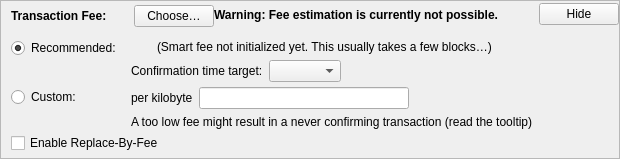
    <widget class="QFrame" name="frameFee">
     <property name="sizePolicy">
      <sizepolicy hsizetype="Expanding" vsizetype="Expanding">
       <horstretch>0</horstretch>
       <verstretch>0</verstretch>
      </sizepolicy>
     </property>
     <property name="maximumSize">
      <size>
       <width>16777215</width>
       <height>16777215</height>
      </size>
     </property>
     <property name="frameShape">
      <enum>QFrame::StyledPanel</enum>
     </property>
     <property name="frameShadow">
      <enum>QFrame::Sunken</enum>
     </property>
     <layout class="QVBoxLayout" name="verticalLayoutFee1">
      <property name="spacing">
       <number>0</number>
      </property>
      <property name="leftMargin">
       <number>0</number>
      </property>
      <property name="topMargin">
       <number>0</number>
      </property>
      <property name="rightMargin">
       <number>0</number>
      </property>
      <property name="bottomMargin">
       <number>0</number>
      </property>
      <item>
       <layout class="QVBoxLayout" name="verticalLayoutFee2" stretch="0,0,0">
        <property name="spacing">
         <number>0</number>
        </property>
        <property name="leftMargin">
         <number>10</number>
        </property>
        <property name="topMargin">
         <number>0</number>
        </property>
        <item>
         <layout class="QHBoxLayout" name="horizontalLayoutFee1">
          <property name="bottomMargin">
           <number>0</number>
          </property>
          <item>
           <layout class="QVBoxLayout" name="verticalLayoutFee7">
            <property name="spacing">
             <number>0</number>
            </property>
            <item>
             <spacer name="verticalSpacerSmartFee">
              <property name="orientation">
               <enum>Qt::Vertical</enum>
              </property>
              <property name="sizeType">
               <enum>QSizePolicy::Fixed</enum>
              </property>
              <property name="sizeHint" stdset="0">
               <size>
                <width>1</width>
                <height>4</height>
               </size>
              </property>
             </spacer>
            </item>
            <item>
             <layout class="QHBoxLayout" name="horizontalLayoutSmartFee">
              <property name="spacing">
               <number>10</number>
              </property>
              <item>
               <widget class="QLabel" name="labelFeeHeadline">
                <property name="sizePolicy">
                 <sizepolicy hsizetype="Preferred" vsizetype="Maximum">
                  <horstretch>0</horstretch>
                  <verstretch>0</verstretch>
                 </sizepolicy>
                </property>
                <property name="font">
                 <font>
                  <weight>75</weight>
                  <bold>true</bold>
                 </font>
                </property>
                <property name="styleSheet">
                 <string notr="true">font-weight:bold;</string>
                </property>
                <property name="text">
                 <string>Transaction Fee:</string>
                </property>
               </widget>
              </item>
              <item>
               <widget class="QLabel" name="labelFeeMinimized">
                <property name="text">
                 <string/>
                </property>
               </widget>
              </item>
              <item>
               <widget class="QPushButton" name="buttonChooseFee">
                <property name="text">
                 <string>Choose…</string>
                </property>
               </widget>
              </item>
             </layout>
            </item>
            <item>
             <spacer name="verticalSpacer_5">
              <property name="orientation">
               <enum>Qt::Vertical</enum>
              </property>
              <property name="sizeHint" stdset="0">
               <size>
                <width>1</width>
                <height>1</height>
               </size>
              </property>
             </spacer>
            </item>
           </layout>
          </item>
          <item>
           <widget class="QLabel" name="fallbackFeeWarningLabel">
            <property name="toolTip">
             <string>Using the fallbackfee can result in sending a transaction that will take several hours or days (or never) to confirm. Consider choosing your fee manually or wait until you have validated the complete chain.</string>
            </property>
            <property name="font">
            <font>
                <weight>75</weight>
                <bold>true</bold>
            </font>
            </property>
            <property name="text">
             <string>Warning: Fee estimation is currently not possible.</string>
            </property>
            <property name="wordWrap">
             <bool>false</bool>
            </property>
           </widget>
          </item>
          <item>
           <spacer name="horizontalSpacer_4">
            <property name="orientation">
             <enum>Qt::Horizontal</enum>
            </property>
            <property name="sizeType">
             <enum>QSizePolicy::MinimumExpanding</enum>
            </property>
            <property name="sizeHint" stdset="0">
             <size>
              <width>40</width>
              <height>20</height>
             </size>
            </property>
           </spacer>
          </item>
          <item>
           <widget class="QPushButton" name="buttonMinimizeFee">
            <property name="toolTip">
             <string>Hide transaction fee settings</string>
            </property>
            <property name="text">
             <string>Hide</string>
            </property>
           </widget>
          </item>
         </layout>
        </item>
        <item>
         <widget class="QFrame" name="frameFeeSelection">
          <layout class="QVBoxLayout" name="verticalLayoutFee12">
           <property name="spacing">
            <number>0</number>
           </property>
           <property name="leftMargin">
            <number>0</number>
           </property>
           <property name="topMargin">
            <number>0</number>
           </property>
           <property name="rightMargin">
            <number>0</number>
           </property>
           <property name="bottomMargin">
            <number>0</number>
           </property>
           <item>
            <layout class="QGridLayout" name="gridLayoutFee">
             <property name="topMargin">
              <number>10</number>
             </property>
             <property name="bottomMargin">
              <number>4</number>
             </property>
             <property name="horizontalSpacing">
              <number>10</number>
             </property>
             <property name="verticalSpacing">
              <number>4</number>
             </property>
             <item row="1" column="1">
              <layout class="QVBoxLayout" name="verticalLayoutFee8">
               <property name="spacing">
                <number>6</number>
               </property>
               <item>
                <layout class="QHBoxLayout" name="horizontalLayoutFee13">
                 <item>
                  <widget class="QLabel" name="labelCustomPerKilobyte">
                   <property name="toolTip">
                    <string>Specify a custom fee per kB (1,000 bytes) of the transaction's virtual size.

Note:  Since the fee is calculated on a per-byte basis, a fee rate of "100 satoshis per kvB" for a transaction size of 500 virtual bytes (half of 1 kvB) would ultimately yield a fee of only 50 satoshis.</string>
                   </property>
                   <property name="text">
                    <string>per kilobyte</string>
                   </property>
                  </widget>
                 </item>
                 <item>
                  <widget class="BitcoinAmountField" name="customFee"/>
                 </item>
                 <item>
                  <spacer name="horizontalSpacer_6">
                   <property name="orientation">
                    <enum>Qt::Horizontal</enum>
                   </property>
                   <property name="sizeHint" stdset="0">
                    <size>
                     <width>1</width>
                     <height>1</height>
                    </size>
                   </property>
                  </spacer>
                 </item>
                </layout>
               </item>
               <item>
                <layout class="QHBoxLayout" name="horizontalLayoutFee8">
                 <item>
                  <widget class="QLabel" name="labelCustomFeeWarning">
                   <property name="enabled">
                    <bool>true</bool>
                   </property>
                   <property name="toolTip">
                    <string>When there is less transaction volume than space in the blocks, miners as well as relaying nodes may enforce a minimum fee. Paying only this minimum fee is just fine, but be aware that this can result in a never confirming transaction once there is more demand for bitcoin transactions than the network can process.</string>
                   </property>
                   <property name="text">
                    <string>A too low fee might result in a never confirming transaction (read the tooltip)</string>
                   </property>
                  </widget>
                 </item>
                 <item>
                  <spacer name="horizontalSpacer_2">
                   <property name="orientation">
                    <enum>Qt::Horizontal</enum>
                   </property>
                   <property name="sizeHint" stdset="0">
                    <size>
                     <width>1</width>
                     <height>1</height>
                    </size>
                   </property>
                  </spacer>
                 </item>
                </layout>
               </item>
              </layout>
             </item>
             <item row="0" column="0">
              <layout class="QVBoxLayout" name="verticalLayoutFee4" stretch="0,1">
               <item>
                <widget class="QRadioButton" name="radioSmartFee">
                 <property name="text">
                  <string>Recommended:</string>
                 </property>
                 <property name="checked">
                  <bool>true</bool>
                 </property>
                 <attribute name="buttonGroup">
                  <string notr="true">groupFee</string>
                 </attribute>
                </widget>
               </item>
               <item>
                <spacer name="verticalSpacer_2">
                 <property name="orientation">
                  <enum>Qt::Vertical</enum>
                 </property>
                 <property name="sizeHint" stdset="0">
                  <size>
                   <width>1</width>
                   <height>1</height>
                  </size>
                 </property>
                </spacer>
               </item>
              </layout>
             </item>
             <item row="1" column="0">
              <layout class="QVBoxLayout" name="verticalLayoutFee9" stretch="0,1">
               <item>
                <widget class="QRadioButton" name="radioCustomFee">
                 <property name="text">
                  <string>Custom:</string>
                 </property>
                 <attribute name="buttonGroup">
                  <string notr="true">groupFee</string>
                 </attribute>
                </widget>
               </item>
               <item>
                <spacer name="verticalSpacer_6">
                 <property name="orientation">
                  <enum>Qt::Vertical</enum>
                 </property>
                 <property name="sizeHint" stdset="0">
                  <size>
                   <width>1</width>
                   <height>1</height>
                  </size>
                 </property>
                </spacer>
               </item>
              </layout>
             </item>
             <item row="0" column="1">
              <layout class="QVBoxLayout" name="verticalLayoutFee3" stretch="0,0,1">
               <property name="spacing">
                <number>6</number>
               </property>
               <property name="topMargin">
                <number>2</number>
               </property>
               <item>
                <layout class="QHBoxLayout" name="horizontalLayoutFee12">
                 <item>
                  <widget class="QLabel" name="labelSmartFee">
                   <property name="text">
                    <string/>
                   </property>
                  </widget>
                 </item>
                 <item>
                  <widget class="QLabel" name="labelFeeEstimation">
                   <property name="text">
                    <string/>
                   </property>
                  </widget>
                 </item>
                 <item>
                  <widget class="QLabel" name="labelSmartFee2">
                   <property name="text">
                    <string>(Smart fee not initialized yet. This usually takes a few blocks…)</string>
                   </property>
                  </widget>
                 </item>
                 <item>
                  <spacer name="horizontalSpacer_5">
                   <property name="orientation">
                    <enum>Qt::Horizontal</enum>
                   </property>
                   <property name="sizeHint" stdset="0">
                    <size>
                     <width>1</width>
                     <height>1</height>
                    </size>
                   </property>
                  </spacer>
                 </item>
                </layout>
               </item>
               <item>
                <layout class="QHBoxLayout" name="horizontalLayoutFee9">
                 <item>
                  <layout class="QVBoxLayout" name="verticalLayoutFee6">
                   <item>
                    <widget class="QLabel" name="labelSmartFee3">
                     <property name="text">
                      <string>Confirmation time target:</string>
                     </property>
                    </widget>
                   </item>
                  </layout>
                 </item>
                 <item>
                  <layout class="QVBoxLayout" name="verticalLayoutFee5">
                   <property name="rightMargin">
                    <number>30</number>
                   </property>
                   <item>
                    <layout class="QHBoxLayout" name="horizontalLayoutConfTarget">
                     <property name="bottomMargin">
                      <number>0</number>
                     </property>
                     <item>
                      <widget class="QComboBox" name="confTargetSelector"/>
                     </item>
                     <item>
                      <spacer name="horizontalSpacerConfTarget">
                       <property name="orientation">
                        <enum>Qt::Horizontal</enum>
                       </property>
                       <property name="sizeHint" stdset="0">
                        <size>
                         <width>40</width>
                         <height>20</height>
                        </size>
                       </property>
                      </spacer>
                     </item>
                    </layout>
                   </item>
                  </layout>
                 </item>
                </layout>
               </item>
               <item>
                <spacer name="verticalSpacer_4">
                 <property name="orientation">
                  <enum>Qt::Vertical</enum>
                 </property>
                 <property name="sizeHint" stdset="0">
                  <size>
                   <width>1</width>
                   <height>1</height>
                  </size>
                 </property>
                </spacer>
               </item>
              </layout>
             </item>
            </layout>
           </item>
           <item>
            <widget class="QCheckBox" name="optInRBF">
             <property name="text">
              <string>Enable Replace-By-Fee</string>
             </property>
             <property name="toolTip">
              <string>With Replace-By-Fee (BIP-125) you can increase a transaction's fee after it is sent. Without this, a higher fee may be recommended to compensate for increased transaction delay risk.</string>
             </property>
            </widget>
           </item>
          </layout>
         </widget>
        </item>
        <item>
         <spacer name="verticalSpacerFee">
          <property name="orientation">
           <enum>Qt::Vertical</enum>
          </property>
          <property name="sizeHint" stdset="0">
           <size>
            <width>40</width>
            <height>5</height>
           </size>
          </property>
         </spacer>
        </item>
       </layout>
      </item>
     </layout>
    </widget>
